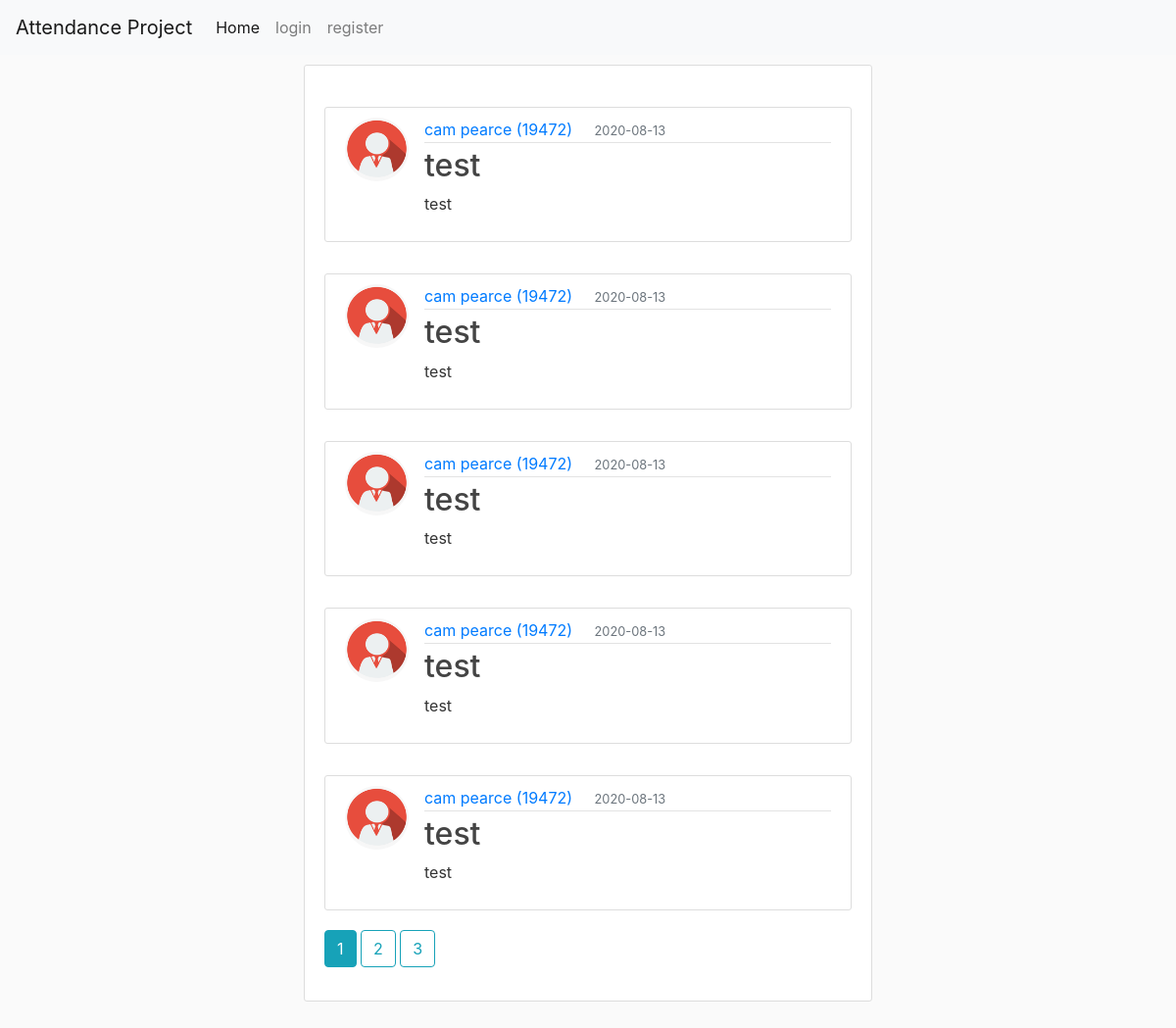
Before: / with the older database file.
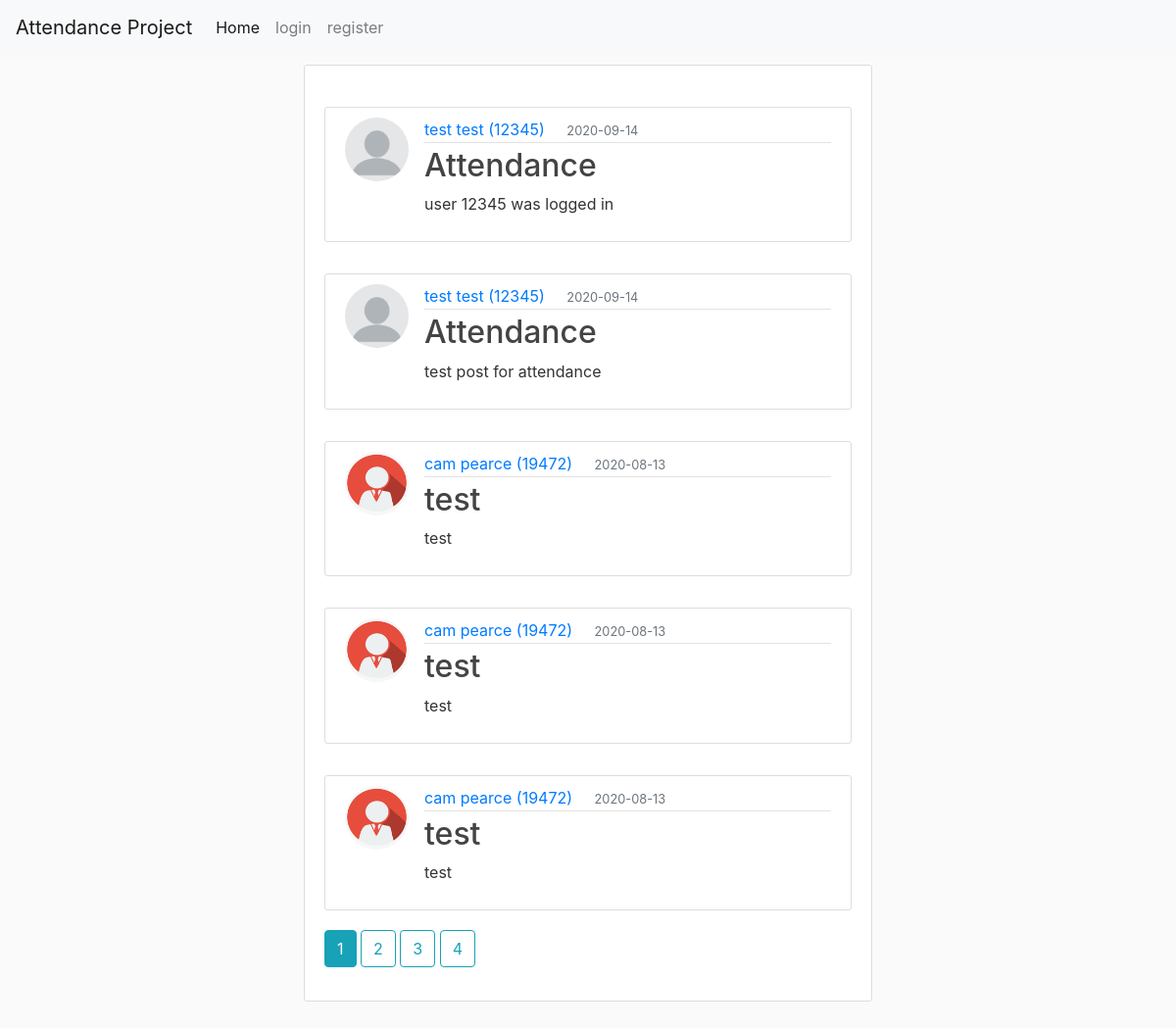
After: the same page with the newer database file.
### attendance/models.py (models this page shows, shortened)
class Post(db.Model):
    id = db.Column(db.Integer, primary_key=True)
    title = db.Column(db.String(20), nullable=False)
    date_posted = db.Column(db.DateTime, nullable=False, default=datetime.utcnow)
    content = db.Column(db.Text, nullable=False)
    user_id = db.Column(db.Integer, db.ForeignKey('user.id'), nullable=False)

class User(UserMixin ,db.Model):
    id = db.Column(db.Integer, primary_key=True)
    fname = db.Column(db.String(20), nullable=True)
    lname = db.Column(db.String(20), nullable=True)
    student_id = db.Column(db.String(20), unique=True, nullable=False)
    email = db.Column(db.String(120), unique=True, nullable=False)
    image_file = db.Column(db.String(20), nullable=False, default='default.jpg')
    password = db.Column(db.String(60), nullable=False)
    posts = db.relationship('Post', backref='author', lazy=True)

### attendance/main/routes.py (the view)
@main.route('/', methods=["GET", "POST"])
def home():
    page = request.args.get('page', 1, type=int)
    posts = Post.query.order_by(Post.date_posted.desc()).paginate(page=page, per_page=5) # number is amount of posts per page -- orders posts by newest (date_posted.desc)
    return render_template('home.html', posts=posts)

### attendance/templates/home.html (shortened to what this page needs)
{%extends "layout.html"%}
{% block content %}
<body>
    <div class="container">
        <div class="content-section">
            {% for post in posts.items %}
            <article class="media content-section">
                <img class="rounded-circle article-img" src="{{ url_for('static', filename='profile_pics/' + post.author.image_file) }}" alt="">
                <div class="media-body">
                <div class="article-metadata">
                    <a class="mr-2" href="{{ url_for('users.user_posts', student_id=post.author.student_id) }}">{{ post.author.fname }} {{ post.author.lname}} ({{ post.author.student_id }})</a>
                    <small class="text-muted">{{ post.date_posted.strftime('%Y-%m-%d') }}</small>
                </div>
                <h2><a class="article-title" href="{{url_for('posts.post', post_id=post.id )}}">{{ post.title }}</a></h2>
                <p class="article-content">{{ post.content }}</p>
                </div>
                </article>
            {% endfor %}
            {% for page_num in posts.iter_pages(left_edge=1, right_edge=1, left_current=1, right_current=3) %}
                {% if page_num %}
                    {% if posts.page == page_num %}
                        <a class='btn btn-info mb-4' href="{{ url_for('main.home', page=page_num) }}">{{ page_num }}</a>
                    {% else %}
                        <a class='btn btn-outline-info mb-4' href="{{ url_for('main.home', page=page_num) }}">{{ page_num }}</a>
                    {% endif %}
                {% else %}
                    ...
                {% endif %}
            {% endfor %}
        </div>
    </div>
</body>
{% endblock %}

Changed rows visible on the page:
no longer on this page (row unchanged): Post: image_file (picture), author.fname "cam", author.lname "pearce", author.student_id "19472", date_posted "2020-08-13", title "test", content "test"
no longer on this page (row unchanged): Post: image_file (picture), author.fname "cam", author.lname "pearce", author.student_id "19472", date_posted "2020-08-13", title "test", content "test"
added Post: image_file (placeholder picture), author.fname "test", author.lname "test", author.student_id "12345", date_posted "2020-09-14", title "Attendance", content "user 12345 was logged in"
added Post: image_file (placeholder picture), author.fname "test", author.lname "test", author.student_id "12345", date_posted "2020-09-14", title "Attendance", content "test post for attendance"
Other visible differences:
new list line: "4"
